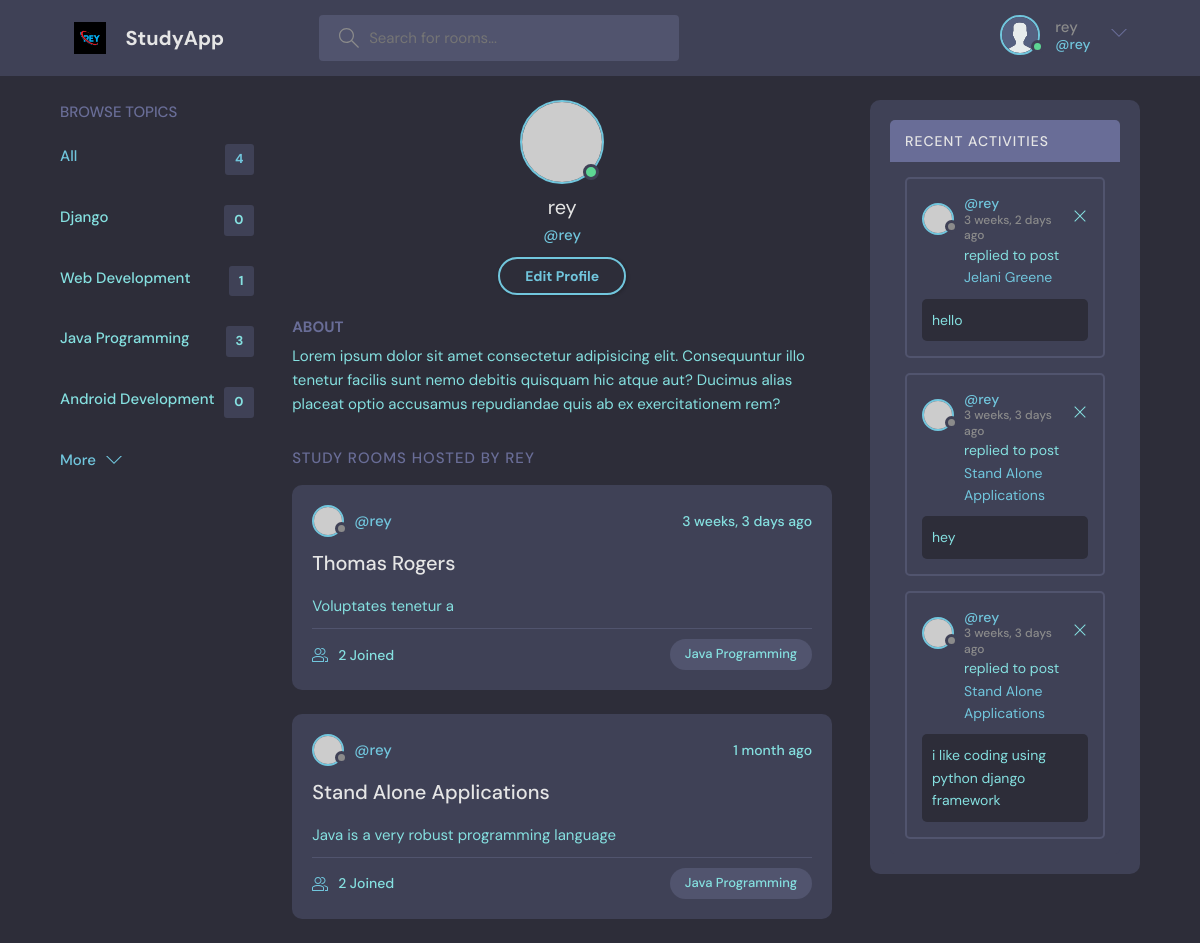
Screenshot of /profile/1 (signed in) with the database file from the repository.
### base/models.py (models this page shows, shortened)
class Topic(models.Model):
    name=models.CharField(max_length=200)

class Room(models.Model):
    host=models.ForeignKey(User,on_delete=models.SET_NULL, null=True)
    topic=models.ForeignKey(Topic,on_delete=models.SET_NULL, null=True)
    name=models.CharField(max_length=100)
    description=models.TextField(null=True,blank=True)
    participants=models.ManyToManyField(User, related_name='participants', blank=True)
    created=models.DateTimeField(auto_now_add=True)
    updated=models.DateTimeField(auto_now=True)
    class Meta:
        ordering=['-created','-updated']
    def __str__(self):
        return self.name

class Message(models.Model):
    room=models.ForeignKey(Room,on_delete=models.CASCADE)
    user=models.ForeignKey(User,on_delete=models.CASCADE)
    body=models.TextField()
    created=models.DateTimeField(auto_now_add=True)
    updated=models.DateTimeField(auto_now=True)
    class Meta:
        ordering=['-created','-updated']
    def __str__(self):
        return self.body[0:50]

### base/views.py (the view)
# urls.py: path('profile/<str:pk>',views.userProfile, name='user_profile'),
def userProfile(request,pk):
    user=User.objects.get(id=pk)
    rooms=user.room_set.all()
    room_messages=user.message_set.all()
    topics=Topic.objects.all()
    activity_messages=Message.objects.all()
    context={
        'user':user,
        'rooms':rooms,
        'room_messages':room_messages,
        'topics':topics,
        'activity_messages':activity_messages
    }
    return render(request, 'profile.html',context)

### base/templates/profile.html (shortened to what this page needs)
{% extends 'main.html' %}
{% block content %}
<main class="profile-page layout layout--3">
  <div class="container">
    {% include 'topic_component.html' %}
    <div class="roomList">
      <div class="profile">
        <div class="profile__avatar">
          <div class="avatar avatar--large active">
            <img src="https://randomuser.me/api/portraits/men/11.jpg" />
          </div>
        </div>
        <div class="profile__info">
          <h3>{{ user.username }}</h3>
          <p>@{{ user.username }}</p>
          <a href="edit-user.html" class="btn btn--main btn--pill">Edit Profile</a>
        </div>
        <div class="profile__about">
          <h3>About</h3>
          <p>
            Lorem ipsum dolor sit amet consectetur adipisicing elit. Consequuntur illo tenetur
            facilis sunt nemo debitis quisquam hic atque aut? Ducimus alias placeat optio
            accusamus repudiandae quis ab ex exercitationem rem?
          </p>
        </div>
      </div>
      <div class="roomList__header">
        <div>
          <h2>Study Rooms Hosted by {{ user.username }}</a>
          </h2>
        </div>
      </div>
      {%include 'main_component.html' %}
    </div>
    <div class="roomListRoom">
      {% include 'activity_component.html' %}
    </div>
</main>
{% endblock %}

### templates/navbar.html (shortened to what this page needs)
{% load static %}
<header class="header header--loggedIn">
    <div class="container">
        <a href="{% url 'home' %}" class="header__logo">
            <img src="{% static 'images/rey2.jpg' %}" />
            <h1>StudyApp</h1>
        </a>
        <form   method="GET"  class="header__search">
            <label>
                <input name="q" placeholder="Search for rooms..." />
            </label>
        </form>
        <nav class="header__menu">
            {% if request.user.is_authenticated %}
            <div class="header__user">
                <a href="{% url 'user_profile' user.id %}">
                    <div class="avatar avatar--medium active">
                        <img src="{% static 'images/avatar.svg' %}" />
                    </div>
                    <p>{{ user.username }}<span>@{{ user }}</span></p>
                </a>
                <button class="dropdown-button">
                    <svg version="1.1" xmlns="http://www.w3.org/2000/svg" width="32" height="32"
                        viewBox="0 0 32 32">
                        <title>chevron-down</title>
                        <path d="M16 21l-13-13h-3l16 16 16-16h-3l-13 13z"></path>
                    </svg>
                </button>
            </div>
            {% else %}
             <a href="{% url 'login' %}">
        <img src="{% static 'images/avatar.svg' %}" />
        <p>Login</p>
      </a>
      {% endif %}
        </nav>
    </div>
</header>

### base/templates/topic_component.html
<div class="topics">
    <div class="topics__header">
      <h2>Browse Topics</h2>
    </div>
    <ul class="topics__list">
      <li>
        <a href="{% url 'home' %}" class="active">All <span>{{ topics.count }}</span></a>
      </li>
      {% for topic in topics %}
      <li>
        <a href="{% url 'home' %}?q={{ topic.name }}">{{ topic.name }} <span>{{ topic.room_set.all.count  }}</span></a>
      </li>
      {% endfor %}
    </ul>
    <a class="btn btn--link" href="topics.html">
      More
      <svg version="1.1" xmlns="http://www.w3.org/2000/svg" width="32" height="32" viewBox="0 0 32 32">
        <title>chevron-down</title>
        <path d="M16 21l-13-13h-3l16 16 16-16h-3l-13 13z"></path>
      </svg>
    </a>
  </div>

### base/templates/main_component.html (shortened to what this page needs)
{% for room in rooms %}
<div class="roomListRoom">
  <div class="roomListRoom__header">
    <a href="{% url 'user_profile' room.host.id %}" class="roomListRoom__author">
      <div class="avatar avatar--small">
        <img src="https://randomuser.me/api/portraits/women/11.jpg" />
      </div>
      <span>@{{ room.host.username }}</span>
    </a>
    <div class="roomListRoom__actions">
      <span>{{ room.created|timesince }} ago</span>
    </div>
  </div>
  <div class="roomListRoom__content">
    <a href="{% url 'room' room.id %}">{{ room.name }}</a>
    <p>
      {{ room.description }}
    </p>
  </div>
  <div class="roomListRoom__meta">
    <a href="room.html" class="roomListRoom__joined">
      {{ room.participants.all.count }} Joined
    </a>
    <p class="roomListRoom__topic">{{ room.topic.name }}</p>
  </div>
</div>
{% endfor %}

### base/templates/activity_component.html
<div class="activities">
    <div class="activities__header">
      <h2>Recent Activities</h2>
    </div>
{% for message in room_messages %}
    <div class="activities__box">
      <div class="activities__boxHeader roomListRoom__header">
        <a href="{% url 'user_profile' message.user.id %}" class="roomListRoom__author">
          <div class="avatar avatar--small">
            <img src="https://randomuser.me/api/portraits/women/11.jpg" />
          </div>
          <p>
            @{{ message.user }}
            <span>{{ message.created|timesince }} ago</span>
          </p>
        </a>
        {% if request.user == message.user %}
        <div class="roomListRoom__actions">
          <a href="{% url 'delete-message' message.pk %}">
            <svg version="1.1" xmlns="http://www.w3.org/2000/svg" width="32" height="32" viewBox="0 0 32 32">
              <title>remove</title>
              <path
                d="M27.314 6.019l-1.333-1.333-9.98 9.981-9.981-9.981-1.333 1.333 9.981 9.981-9.981 9.98 1.333 1.333 9.981-9.98 9.98 9.98 1.333-1.333-9.98-9.98 9.98-9.981z"
              ></path>
            </svg>
          </a>
        </div>
        {% endif %}
      </div>
      <div class="activities__boxContent">
        <p>replied to post <a href="{% url 'room' message.room.id %}">{{ message.room }}</a></p>
        <div class="activities__boxRoomContent">
            {{ message.body }}
        </div>
      </div>
    </div>
    {% endfor %}
  </div>

### rows the page displays
Topic: name "Django", room_set.all.count "0"
Topic: name "Web Development", room_set.all.count "1"
Topic: name "Java Programming", room_set.all.count "3"
Topic: name "Android Development", room_set.all.count "0"
Room: host.username "rey", created "3 weeks, 3 days", name "Thomas Rogers", description "Voluptates tenetur a", participants.all.count "2", topic.name "Java Programming"
Room: host.username "rey", created "1 month", name "Stand Alone Applications", description "Java is a very robust programming language", participants.all.count "2", topic.name "Java Programming"
Message: user "rey", created "3 weeks, 2 days", room "Jelani Greene", body "hello"
Message: user "rey", created "3 weeks, 3 days", room "Stand Alone Applications", body "hey"
Message: user "rey", created "3 weeks, 3 days", room "Stand Alone Applications", body "i like coding using python django framework"

### other values shown
{{ user.username }} "rey"
{{ user }} "rey"
{{ topics.count }} "4"
{{ user.username }} "REY"
